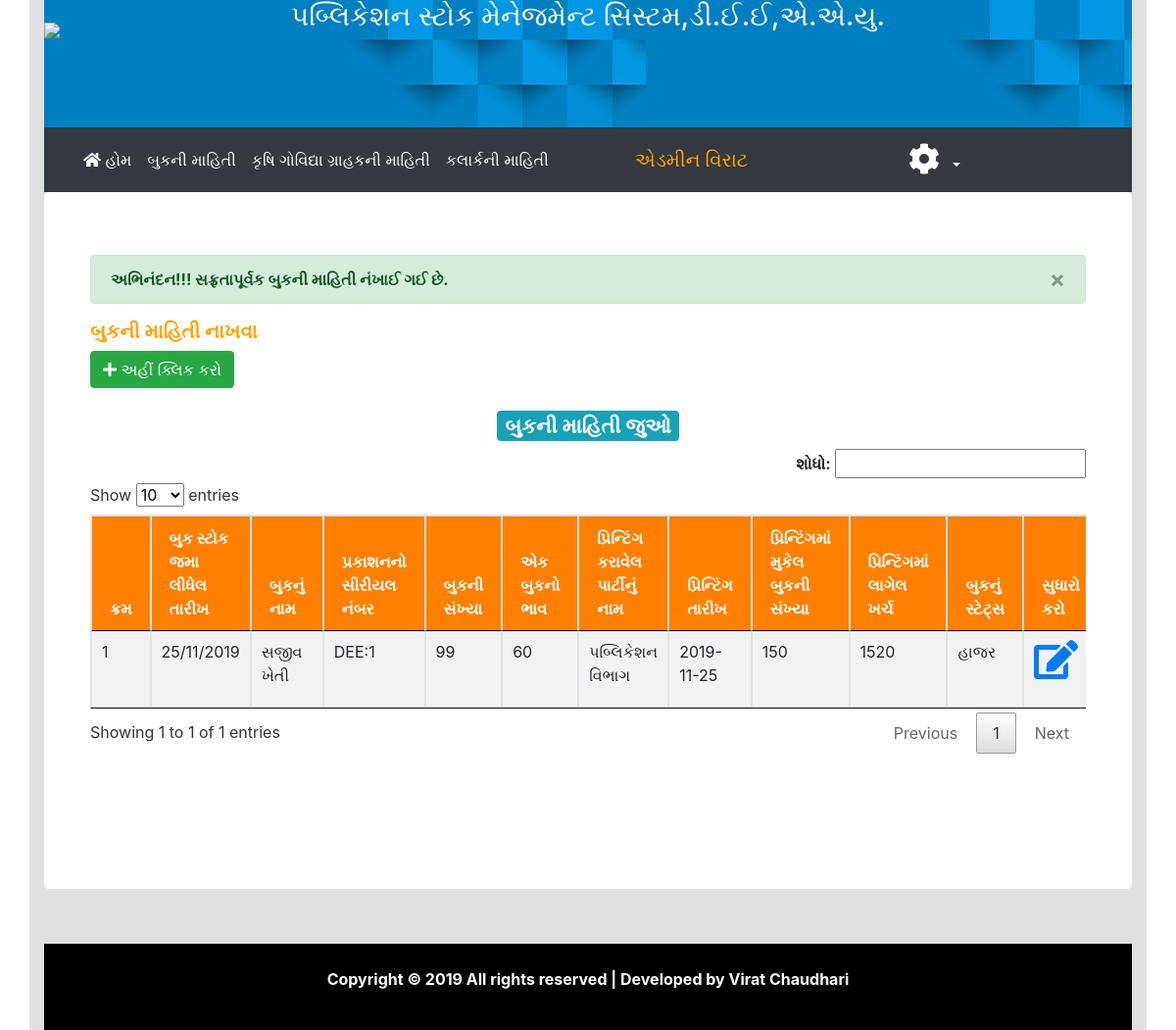
Screenshot of /bookinfo.php?success=1 (signed in) with the database file from the repository.
### tables this page shows
CREATE TABLE `book` (
  `b_id` int(11) NOT NULL,
  `bname` varchar(255) NOT NULL,
  `bsr` varchar(100) NOT NULL,
  `bno` varchar(100) NOT NULL,
  `bbh` varchar(11) NOT NULL,
  `date` varchar(50) NOT NULL,
  `bstatus` varchar(20) NOT NULL,
  `printing` varchar(100) NOT NULL,
  `p_date` varchar(20) NOT NULL,
  `total_bookno` varchar(60) NOT NULL,
  `total_kharch` varchar(50) NOT NULL,
  `status` int(11) NOT NULL DEFAULT '0'
);

### bookinfo.php (the view, shortened to what this page needs)
<?php
include 'head.php';
?>
<link rel="stylesheet" href="clander/jquery.dataTables.min.css">
<div class="container">
	<div class="row">
		<div class="col-md-12">
			<div class="panel panel-default">
				<div class="panel-body">
					<?php
					if (isset($_GET["success"]))
						echo "<div class='alert alert-success alert-dismissible fade show'>
					<button type='button' class='close' data-dismiss='alert'>&times;</button>
					<strong>અભિનંદન!!! સફ્રતાપૂર્વક બુકની માહિતી નંખાઈ ગઈ છે.</strong>
				</div>";
			?>
			<div class="div-action pull pull-left" style="padding-bottom:20px;">
				<h5 style="color: orange;"><B>બુકની માહિતી નાખવા</B></h5>
				<button type="button" class="btn btn-success" data-toggle="modal" data-target="#myModal">
					<i class="fa fa-plus"></i>  અહીં ક્લિક કરો
				</button>
			</div>
			<center>
				<a href="bookinfo.php">
					<h3><span class="badge badge-info">બુકની માહિતી જુઓ</h3>
				</a>
			</center>
			<div class="a" style="text-align: right;">
				<b><label>શોધો:</label></b>
				<input type="text" id="myInputTextField">
			</div>
			<div class="table-wrapper-scroll-y my-custom-scrollbar">
				<table class="table table-striped table-bordered" id="example">
					<thead style='background-color:#ff8000;color:#ffffff';>
						<tr>
							<th>ક્રમ</th>
							<th>બુક સ્ટોક જમા લીધેલ તારીખ</th>
							<th>બુકનું નામ</th>
							<th>પ્રકાશનનો સીરીયલ નંબર</th>
							<th>બુકની સંખ્યા</th>
							<th>એક બુકનો ભાવ</th>
							<th>પ્રિન્ટિંગ કરાવેલ પાર્ટીનું નામ</th>
							<th>પ્રિન્ટિંગ તારીખ</th>
							<th>પ્રિન્ટિંગમાં મુકેલ બુકની સંખ્યા</th>
							<th>પ્રિન્ટિંગમાં  લાગેલ ખર્ચ</th>
							<th>બુકનું સ્ટેટ્સ</th>
							<th>સુધારો કરો</th>
						</tr>
					</thead>
					<?php
					$qry="select * from book where status=0";
					$rs=mysqli_query($con,$qry);
					$count=1;
					while($data=mysqli_fetch_assoc($rs))
					{
						echo "<tr>";
						echo "<td><label>";
						echo $count;
						echo "</label></td>";
						echo "<td><label id='dtt".$data["b_id"]."'>";
						echo $data["date"];
						echo "</label></td>";
						echo "<td><label id='bnam".$data["b_id"]."'>";
						echo $data["bname"];
						echo "</label></td>";
						echo "<td><label id='bsrr".$data["b_id"]."'>";
						echo $data["bsr"];
						echo "</label></td>";
						echo "<td><label id='bnoo".$data["b_id"]."'>";
						echo $data["bno"];
						echo "</label></td>";
						echo "<td><label id='bbhh".$data["b_id"]."'>";
						echo $data["bbh"];
						echo "</label></td>";
						echo "<td><label id='pri1".$data["b_id"]."'>";
						echo $data["printing"];
						echo "</label></td>";
						echo "<td><label id='pdtt".$data["b_id"]."'>";
						echo $data["p_date"];
						echo "</label></td>";
						echo "<td><label id='tbkno".$data["b_id"]."'>";
						echo $data["total_bookno"];
						echo "</label></td>";
						echo "<td><label id='tottkh".$data["b_id"]."'>";
						echo $data["total_kharch"];
						echo "</label></td>";
						echo "<td><label id='bstt".$data["b_id"]."'>";
						if($data["bstatus"]==1)
						{
							echo "હાજર"	;
						}
						else
						{
							echo "હાજર નથી";
						}
						echo "</label></td>";
						echo "<td><a class='virat' href='#' title='View' data-target='#myModal2' data-toggle='modal' data11='".$data["b_id"]."' id='".$data["b_id"]."'><i class='fas fa-edit' style='font-size:40px;'></i></a></td>";
						echo "</tr>";
						$count++;
					}
					?>
				</table>
			</div>
		</div>
	</div>
</div>
</div>
</div>
</div>
</div>
	<?php
	include 'footer.php';
	?>

### bookinfo.php (style rules this page uses)
.my-custom-scrollbar { position: relative; height: 350px; overflow: auto; }
.table-wrapper-scroll-y { display: block; }

### rows the page displays
book: date "25/11/2019", bname "સજીવ ખેતી", bsr "DEE:1", bno "99", bbh "60", printing "પબ્લિકેશન વિભાગ", p_date "2019-11-25", total_bookno "150", total_kharch "1520", bstatus "હાજર"

### other values shown
$_SESSION['auname'] "વિરાટ"
